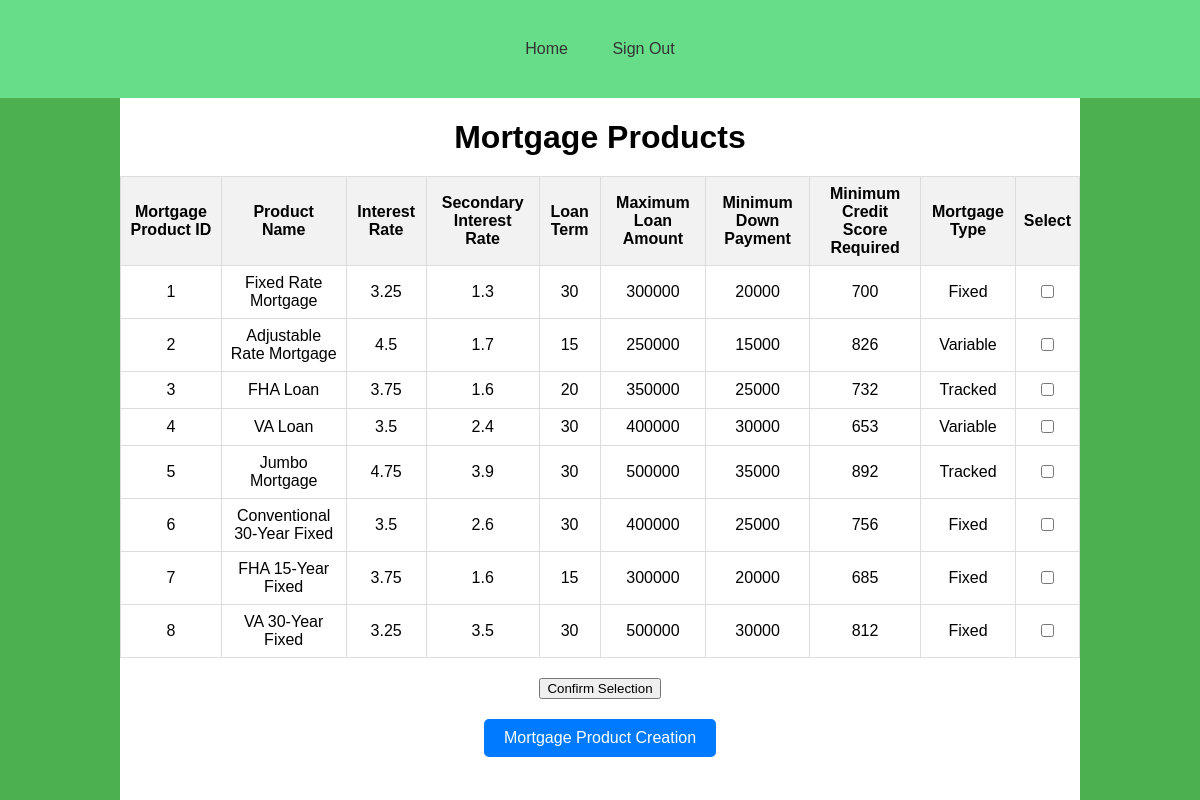
Before: /mortgage-product-table.php with the older database file.
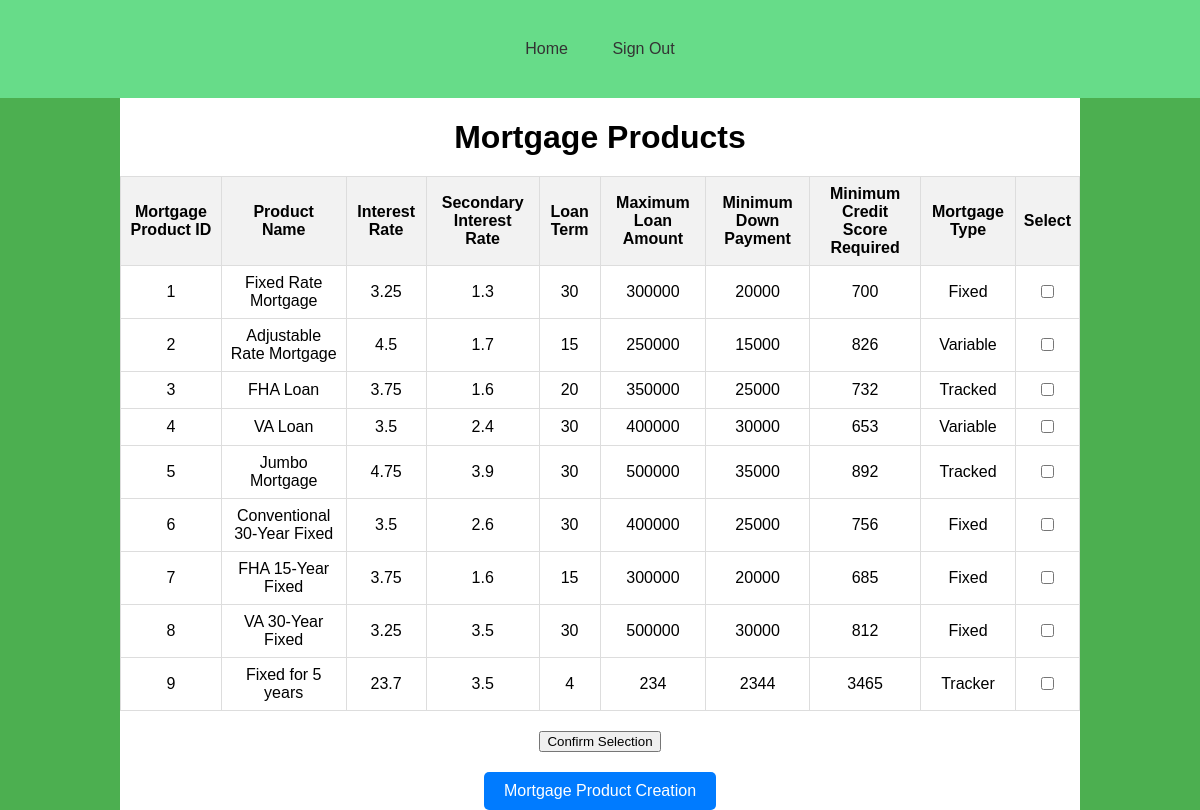
After: the same page with the newer database file.
### tables this page shows
CREATE TABLE "mortgage_product" (
	"mortgage_product_id"	INTEGER,
	"broker_id"	INTEGER,
	"product_name"	VARCHAR(100) NOT NULL,
	"interest_rate"	DECIMAL(5, 2) NOT NULL,
	"loan_term"	INT NOT NULL,
	"maximum_loan_amount"	DECIMAL(15, 2) NOT NULL,
	"minimum_down_payment"	DECIMAL(10, 2) NOT NULL,
	"secondary_interest_rate"	DECIMAL(5, 2) NOT NULL,
	"credit_score"	INTEGER NOT NULL,
	"mortgage_type"	TEXT,
	PRIMARY KEY("mortgage_product_id")
);

### mortgage-product-table.php (the view, shortened to what this page needs)
<!DOCTYPE html>
<html lang="en">
<head>
    <link rel="stylesheet" href="styles.css">
</head>
<body>
    <header>
        <nav>
            <ul>
                <li><a href="view_mortgage-product.php">Home</a></li>
                <li><a href="log-out.php">Sign Out</a></li>
            </ul>
        </nav>
    </header>
    <div class="left-background"></div>
    <div class="right-background"></div>
    <div class="title-container">
        <h1>Mortgage Products</h1>
    </div>
    <div class="table-container">
        <form method="post" action="<?php echo htmlspecialchars($_SERVER["PHP_SELF"]); ?>">
            <table>
                <thead>
                    <tr>
                        <th>Mortgage Product ID</th>
                        <th>Product Name</th>
                        <th>Interest Rate</th>
                        <th>Secondary Interest Rate</th>
                        <th>Loan Term</th>
                        <th>Maximum Loan Amount</th>
                        <th>Minimum Down Payment</th>
                        <th>Minimum Credit Score Required</th>
                        <th>Mortgage Type</th>
                        <th>Select</th>
                    </tr>
                </thead>
                <tbody>
                    <?php
                    $db = new PDO("sqlite:C:/xampp/htdocs/Stage-3-1/Isaac Database.db");
                    $db->setAttribute(PDO::ATTR_ERRMODE, PDO::ERRMODE_EXCEPTION);
                    $sql = "SELECT mortgage_product_id, product_name, interest_rate, secondary_interest_rate, loan_term, maximum_loan_amount, minimum_down_payment, credit_score, mortgage_type FROM mortgage_product";
                    $stmt = $db->prepare($sql);
                    $stmt->execute();
                    $rows = $stmt->fetchAll(PDO::FETCH_ASSOC);
                    foreach ($rows as $row) {
                        echo "<tr>";
                        echo "<td>{$row['mortgage_product_id']}</td>";
                        echo "<td>{$row['product_name']}</td>";
                        echo "<td>{$row['interest_rate']}</td>";
                        echo "<td>{$row['secondary_interest_rate']}</td>";
                        echo "<td>{$row['loan_term']}</td>";
                        echo "<td>{$row['maximum_loan_amount']}</td>";
                        echo "<td>{$row['minimum_down_payment']}</td>";
                        echo "<td>{$row['credit_score']}</td>";
                        echo "<td>{$row['mortgage_type']}</td>";
                        echo "<td><input type='checkbox' name='selected_products[]' value='{$row['mortgage_product_id']}'></td>";
                        echo "</tr>";
                    }
                    ?>
                </tbody>
            </table>
            <div class="confirm-button">
                <button type="submit" name="confirm_selection">Confirm Selection</button>
            </div>
        </form>
    </div>
    <div class="create-button">
        <a href="user-picked-products.php">Mortgage Product Creation</a>
    </div>
</body>
</html>

### styles.css (style rules this page uses)
body { font-family: Arial, sans-serif; margin: 0; padding: 0; box-sizing: border-box; }
h1 { margin-bottom: 20px; text-align: center; }
header { background-color: #67DC89; padding: 30px 0; }
header nav ul { list-style-type: none; padding: 0; margin: 0; text-align: center; }
header nav ul li { display: inline-block; }
header nav ul li a { display: block; padding: 10px 20px; text-decoration: none; color: #333; }
.left-background { position: fixed; top: 0; bottom: 0; left: 0; width: 10%; background-color: #4CAF50; z-index: -1; }
.right-background { position: fixed; top: 0; bottom: 0; right: 0; width: 10%; background-color: #4CAF50; z-index: -1; }
.create-button { text-align: center; margin-top: 20px; }
.create-button a { display: inline-block; padding: 10px 20px; background-color: #007bff; color: #fff; text-decoration: none; border-radius: 5px; }

### mortgage-product-table.php (style rules this page uses)
.table-container { text-align: center; margin: 20px auto; width: 80%; }
table { border-collapse: collapse; width: 100%; }
th, td { border: 1px solid #dddddd; padding: 8px; }
th { background-color: #f2f2f2; }
.confirm-button { text-align: center; margin-top: 20px; }

Changed rows visible on the page:
added mortgage_product: mortgage_product_id "9", product_name "Fixed for 5 years", interest_rate "23.7", secondary_interest_rate "3.5", loan_term "4", maximum_loan_amount "234", minimum_down_payment "2344", credit_score "3465", mortgage_type "Tracker"
